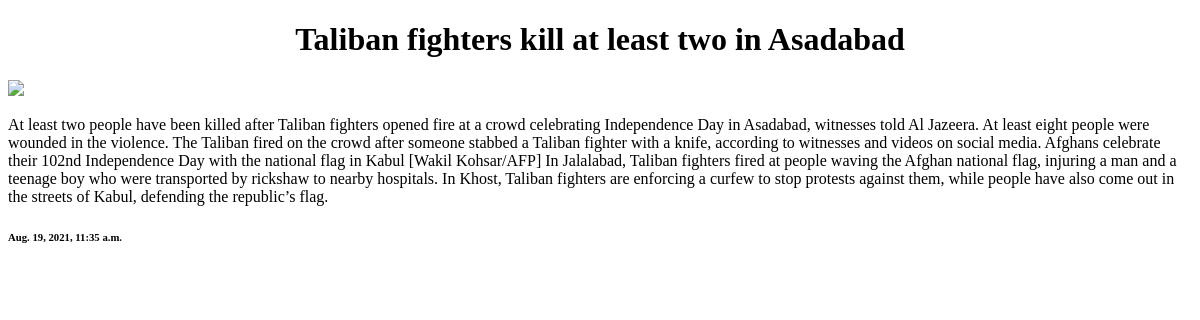
Page /view/2 on the committed database.
### core/models.py (models this page shows, shortened)
class ArticleField(models.Model):
    heading = models.CharField(max_length=50)
    article = models.TextField()
    image_url = models.TextField()
    created_at = models.DateTimeField(auto_now_add=True)

### core/views.py (the view)
# urls.py: path("view/<int:art_id>", views.get_art, name='view'),
def get_art(request, art_id):
    try:
        art_object = ArticleField.objects.get(id=art_id)
    except ArticleField.DoesNotExist:
        return ("home")
    contex = {
        "art_id": art_id,
        "art_obj": art_object
    }
    return render(request, "core/article_view.html", contex,)

### core/Templates/core/article_view.html (shortened to what this page needs)
<!DOCTYPE html>
<html lang="en">
<head>
</head>
<body>
<center><h1>{{art_obj.heading}}</h1></center>
<img src="{{art_obj.image_url}}">
<p>{{art_obj.article}}</p>
<h6>{{art_obj.created_at}}</h6>
</body>
</html>

### rows in the picture
ArticleField: heading "Taliban fighters kill at least two in Asadabad", article "At least two people have been killed after Taliban fighters opened fire at a crowd celebrating Independence Day in Asadabad, witnesses told Al Jazeera. At least eight people were wounded in the violence. The Taliban fired on the crowd after someone stabbed a Taliban fighter with a knife, according to witnesses and videos on social media. Afghans celebrate their 102nd Independence Day with the national flag in Kabul [Wakil Kohsar/AFP] In Jalalabad, Taliban fighters fired at people waving the Afghan national flag, injuring a man and a teenage boy who were transported by rickshaw to nearby hospitals. In Khost, Taliban fighters are enforcing a curfew to stop protests against them, while people…", created_at "Aug. 19, 2021, 11:35 a.m."
